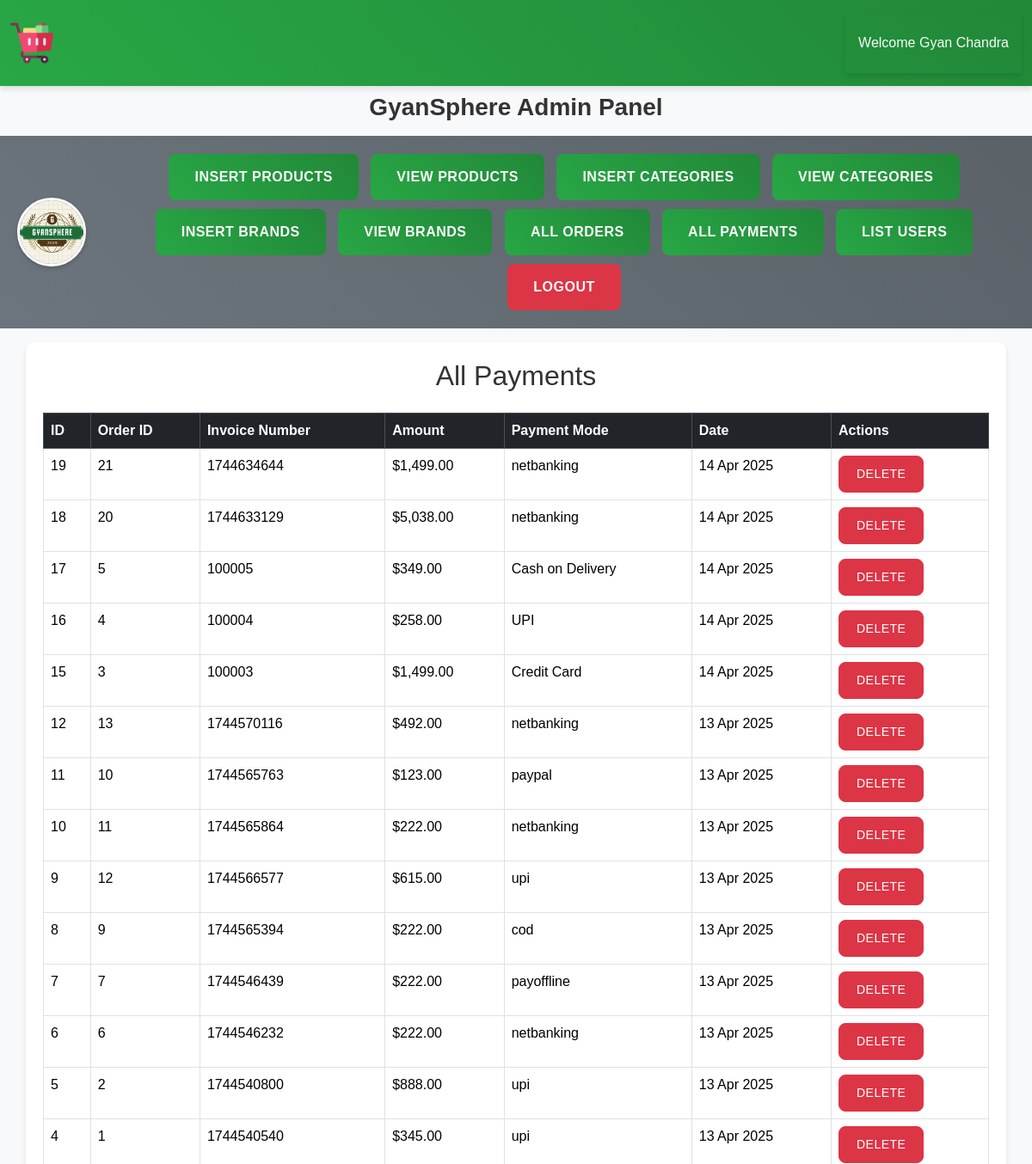
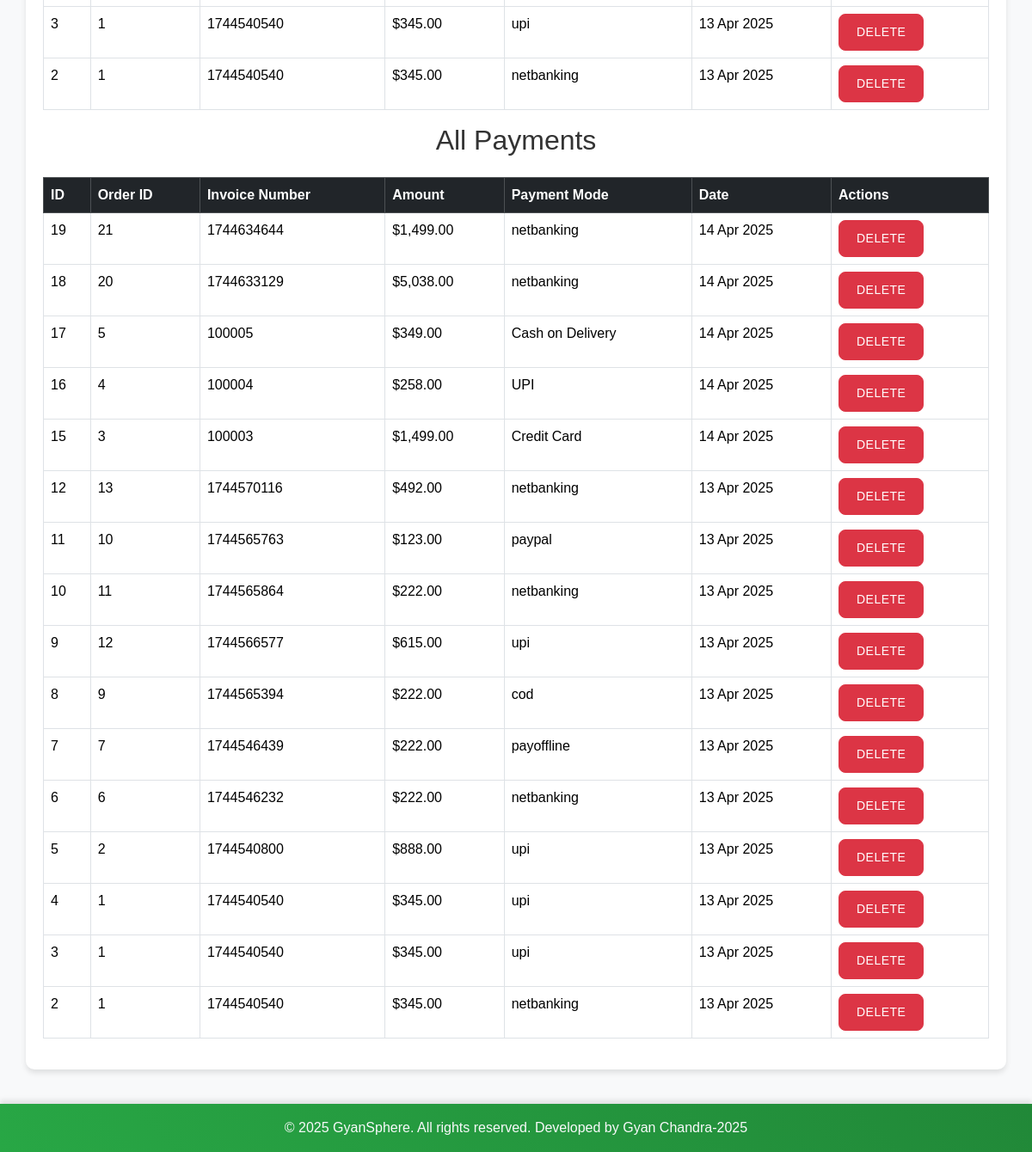
/admin_area/index.php?list_payments (signed in), run on the app's committed database (2 pictures, top to bottom).
### tables this page shows
CREATE TABLE `user_payments` (
  `payment_id` int NOT NULL,
  `order_id` int NOT NULL,
  `invoice_number` int NOT NULL,
  `amount` int NOT NULL,
  `payment_mode` varchar(255) NOT NULL,
  `date` timestamp NOT NULL
);

### admin_area/list_payments.php (the view)
<h2 class="text-center mb-4">All Payments</h2>
<div class="table-responsive">
    <table class="table table-bordered table-hover">
        <thead class="table-dark">
            <tr>
                <th>ID</th>
                <th>Order ID</th>
                <th>Invoice Number</th>
                <th>Amount</th>
                <th>Payment Mode</th>
                <th>Date</th>
                <th>Actions</th>
            </tr>
        </thead>
        <tbody>
            <?php
            $check_table = "SHOW TABLES LIKE 'user_payments'";
            $table_result = mysqli_query($conn, $check_table);
            if(mysqli_num_rows($table_result) == 0) {
                echo "<tr><td colspan='7' class='text-center'>Payments table not found</td></tr>";
            } else {
                $get_payments = "SELECT * FROM user_payments ORDER BY payment_id DESC";
                $result = mysqli_query($conn, $get_payments);
                if(mysqli_num_rows($result) > 0) {
                    while($row = mysqli_fetch_assoc($result)) {
                        $payment_id = (int)$row['payment_id'];
                        $order_id = (int)$row['order_id'];
                        $invoice_number = htmlspecialchars($row['invoice_number']);
                        $amount = isset($row['amount']) ? number_format((float)$row['amount'], 2) : '0.00';
                        $payment_mode = htmlspecialchars($row['payment_mode']);
                        $date = isset($row['date']) ? date('d M Y', strtotime($row['date'])) : 'N/A';
                        ?>
                        <tr>
                            <td><?php echo $payment_id; ?></td>
                            <td><?php echo $order_id; ?></td>
                            <td><?php echo $invoice_number; ?></td>
                            <td>$<?php echo $amount; ?></td>
                            <td><?php echo $payment_mode; ?></td>
                            <td><?php echo $date; ?></td>
                            <td>
                                <a href="index.php?delete_payment=<?php echo $payment_id; ?>" class="btn btn-danger btn-sm" onclick="return confirm('Are you sure you want to delete this payment?');">Delete</a>
                            </td>
                        </tr>
                        <?php
                    }
                } else {
                    echo "<tr><td colspan='7' class='text-center'>No payments found</td></tr>";
                }
            }
            ?>
        </tbody>
    </table>
</div>

### style.css (style rules this page uses)
* { margin: 0; padding: 0; box-sizing: border-box; }
:root { --primary-color: #28a745; --secondary-color: #6c757d; --light-color: #f8f9fa; --dark-color: #343a40; --success-color: #28a745; --danger-color: #dc3545; --warning-color: #ffc107; --info-color: #17a2b8; }
body { font-family: 'Segoe UI', Tahoma, Geneva, Verdana, sans-serif; background-color: #f8f9fa; color: #333; }
.btn { border-radius: 8px; padding: 10px 20px; font-weight: 500; transition: all 0.3s ease; text-transform: uppercase; letter-spacing: 0.5px; }

### admin_area/index.php (style rules this page uses)
body { font-family: 'Arial', sans-serif; background-color: #f8f9fa; padding-bottom: 80px; }

### data on the page
user_payments: payment_id "19", order "21", invoice_number "1744634644", amount "1,499.00", payment_mode "netbanking", date "14 Apr 2025"
user_payments: payment_id "18", order "20", invoice_number "1744633129", amount "5,038.00", payment_mode "netbanking", date "14 Apr 2025"
user_payments: payment_id "17", order "5", invoice_number "100005", amount "349.00", payment_mode "Cash on Delivery", date "14 Apr 2025"
user_payments: payment_id "16", order "4", invoice_number "100004", amount "258.00", payment_mode "UPI", date "14 Apr 2025"
user_payments: payment_id "15", order "3", invoice_number "100003", amount "1,499.00", payment_mode "Credit Card", date "14 Apr 2025"
user_payments: payment_id "12", order "13", invoice_number "1744570116", amount "492.00", payment_mode "netbanking", date "13 Apr 2025"
user_payments: payment_id "11", order "10", invoice_number "1744565763", amount "123.00", payment_mode "paypal", date "13 Apr 2025"
user_payments: payment_id "10", order "11", invoice_number "1744565864", amount "222.00", payment_mode "netbanking", date "13 Apr 2025"
user_payments: payment_id "9", order "12", invoice_number "1744566577", amount "615.00", payment_mode "upi", date "13 Apr 2025"
user_payments: payment_id "8", order "9", invoice_number "1744565394", amount "222.00", payment_mode "cod", date "13 Apr 2025"
user_payments: payment_id "7", order "7", invoice_number "1744546439", amount "222.00", payment_mode "payoffline", date "13 Apr 2025"
user_payments: payment_id "6", order "6", invoice_number "1744546232", amount "222.00", payment_mode "netbanking", date "13 Apr 2025"
user_payments: payment_id "5", order "2", invoice_number "1744540800", amount "888.00", payment_mode "upi", date "13 Apr 2025"
user_payments: payment_id "4", order "1", invoice_number "1744540540", amount "345.00", payment_mode "upi", date "13 Apr 2025"
user_payments: payment_id "3", order "1", invoice_number "1744540540", amount "345.00", payment_mode "upi", date "13 Apr 2025"
user_payments: payment_id "2", order "1", invoice_number "1744540540", amount "345.00", payment_mode "netbanking", date "13 Apr 2025"

### other printed values
$_SESSION['admin_username'] "Gyan Chandra"
